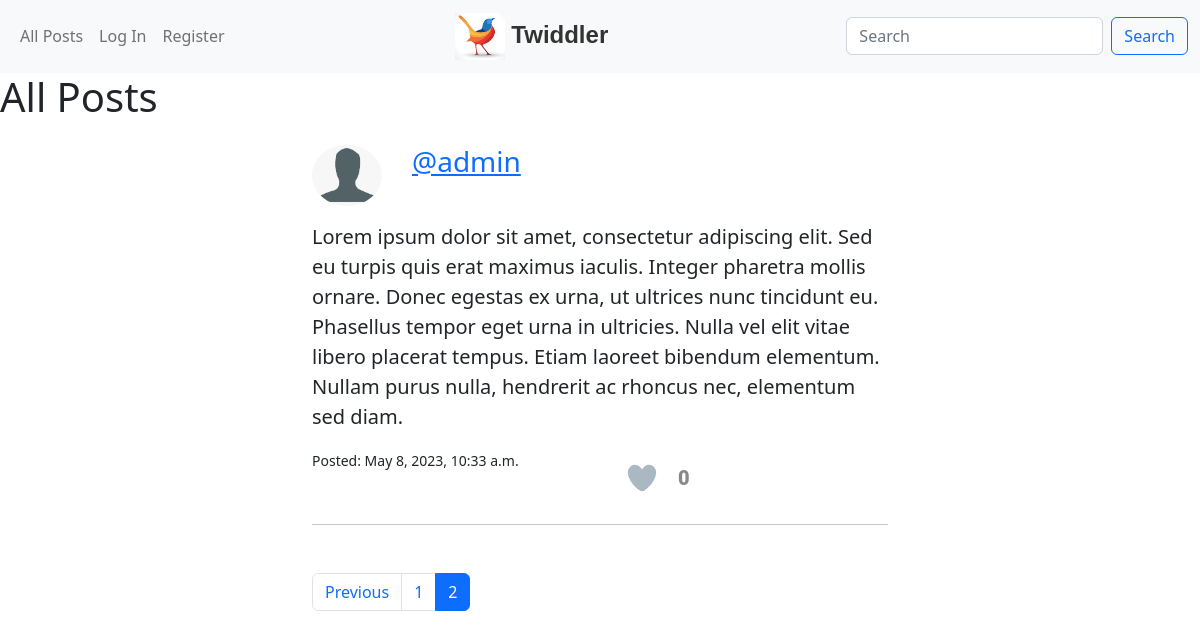
Screenshot of /?page=2 with the database file from the repository.
### network/models.py (models this page shows, shortened)
class Post(models.Model):
    content = models.TextField()
    created_at = models.DateTimeField(auto_now_add=True)
    updated_at = models.DateTimeField(auto_now_add=True)
    author = models.ForeignKey(User, on_delete=models.CASCADE, related_name='posts')
    class Meta:
        ordering = ['-created_at']
    @property
    def total_likes(self):
        return self.likes.filter(is_like=True).count()
    @property
    def is_liked_by_user_ids(self):
        return self.likes.filter(is_like=True).values_list('user',flat=True)

class User(AbstractUser):
    profile_picture = models.ImageField(upload_to='network/static/network', blank=True, null=True, default=None)
    bio = models.CharField(max_length=255, default=None, blank=True, null=True)
    handle = models.CharField(max_length=50, blank=True, null=True)
    @property
    def pic_filename(self):
        return os.path.basename(self.profile_picture.name)

### network/views.py (the view)
# urls.py: path("", views.index, name="index"),
def index(request):
    posts = Post.objects.all()
    paginator = Paginator(posts, 10)
    page_number = request.GET.get('page')
    page_obj = paginator.get_page(page_number)
    return render(request, 'network/index.html', {'page_obj': page_obj})

### network/templates/network/index.html (shortened to what this page needs)
{% extends "network/layout.html" %}
{% load static %}
{% block body %}
    <h1>All Posts</h1>
    {% for post in page_obj %}
        <div class="container py-3 posts-container">
            <div class="row">
                <div class="col-2">
                    <img class="rounded-circle img-fluid" id="poster-prof-pic" src="{% static post.author.pic_filename|default:'missing-profile-picture-icon.png' %}" alt="{{ comment.user.username }}">
                </div>
                <div class="col-4">
                    <a href="{% url 'profile' id=post.author.id %}"> <h3>{{ post.author.handle }} </h3> </a>
                </div>
            </div>
            <div class="row">
                <div class="col lead my-3" id="post-{{ post.id }}">{{ post.content }}</div>
            </div>
            <div class="row">
                <div class="col">
                    <small>Posted: {{ post.created_at }}</small>
                </div>
                <div class="like-button col">
                    <div class="heart-bg">
                        {% if user.id in post.is_liked_by_user_ids %}
                            <div class="heart-icon liked" id="heart-icon-{{ post.id }}" onclick="like('{{ post.id }}')" style="background: url('{% static 'network/heart.png' %}')"></div>
                        {% else %}
                            <div class="heart-icon" id="heart-icon-{{ post.id }}" onclick="like('{{ post.id }}')" style="background: url('{% static 'network/heart.png' %}')"></div>
                        {% endif %}
                    </div>
                    <div class="likes-amount" id="likes-amount-{{ post.id }}">{{ post.total_likes }}</div>
                </div>
            </div>
            <hr>
        </div>
        {% empty %} No posts found
    {% endfor %}
    <div class="container posts-container py-3">
        <nav aria-label="Page navigation example">
            <ul class="pagination">
                {% if page_obj.has_previous %}
                    <li class="page-item"><a class="page-link" href="?page={{ page_obj.previous_page_number }}">Previous</a></li>
                {% endif %}
                {% for page in page_obj.paginator.page_range %}
                    {% if page == page_obj.number %}
                        <li class="page-item active"><a class="page-link" href="?page={{ page }}">{{ page }}</a></li>
                    {% else %}
                        <li class="page-item"><a class="page-link" href="?page={{ page }}">{{ page }}</a></li>
                    {% endif %}
                {% endfor %}
            </ul>
        </nav>
    </div>
{% endblock %}

### network/static/network/styles.css (style rules this page uses)
#poster-prof-pic { width: 70px; }
.posts-container { width: 50%; }
.like-button .heart-icon { height: 100px; width: 100px; background-position: left; cursor: pointer; position: absolute; }
.like-button .heart-bg { background: rgba(255, 192, 200, 0); border-radius: 50%; height: 60px; width: 60px; display: flex; align-items: center; justify-content: center; transition: all 100ms ease; }
.like-button { display: flex; align-items: center; }
.like-button .likes-amount { font-size: 20px; font-family: "Roboto", sans-serif; color: #888; font-weight: 900; margin-left: 6px; }

### rows the page displays
Post: author.handle "@admin", content "Lorem ipsum dolor sit amet, consectetur adipiscing elit. Sed eu turpis quis erat maximus iaculis. Integer pharetra mollis ornare. Donec egestas ex urna, ut ultrices nunc tincidunt eu. Phasellus tempor eget urna in ultricies. Nulla vel elit vitae libero placerat tempus. Etiam laoreet bibendum elementum. Nullam purus nulla, hendrerit ac rhoncus nec, elementum sed diam.", created_at "May 8, 2023, 10:33 a.m."

### other values shown
{{ page }} "1"
{{ page }} "2"
